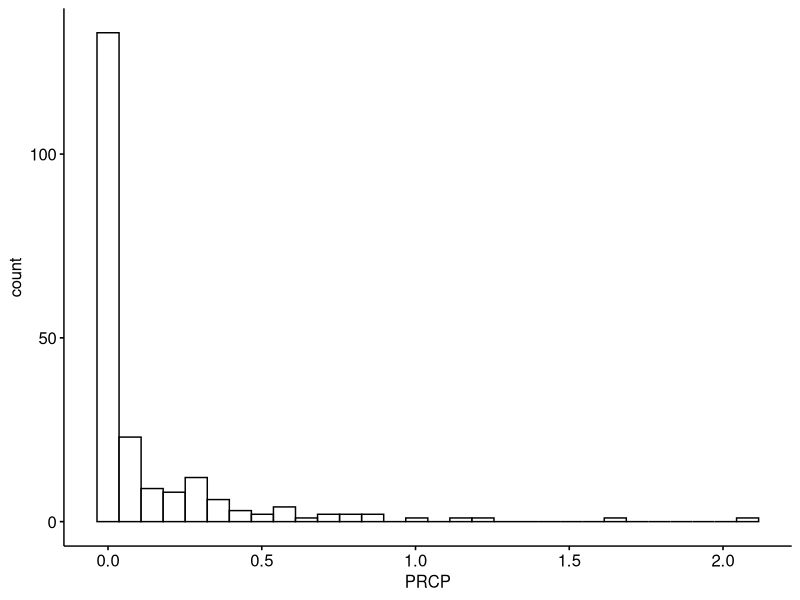
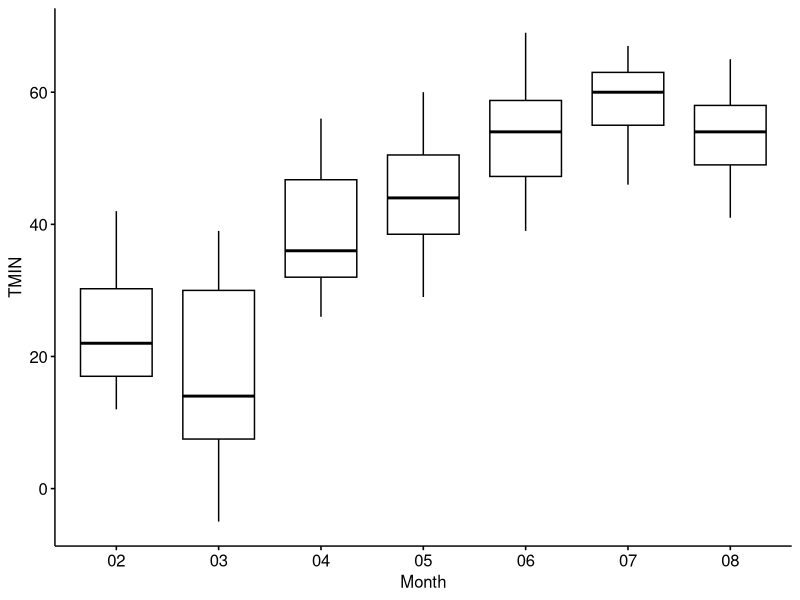

Write the R code that produced these figures, in order. (Note: this script raises an error after producing the figures.)
# First load the required libraries -------------------------------------------------------------------------
library(stringr)
library(ggpubr)
library(dplyr)

# Load the Ithaca weather data -------------------------------------------------------------------------
# The weather data comes from the Global Historical Climatology Network (NOAA National Climatic Data Center. http://doi.org/10.7289/V5D21VHZ )
IthacaWeatherData <- read.csv("data/BiodiversityAnalysis/Ithaca_weather_data.csv")

# Get unique values in the 'NAME' column
unique(IthacaWeatherData$NAME)

# Subset the data for Ithaca Cornell University
IthacaSubset <- subset(IthacaWeatherData, NAME == "ITHACA CORNELL UNIVERSITY, NY US")

# Display the first few rows of the subset
head(IthacaSubset)

# Split the 'DATE' column into Year, Month, Day, and Month_Day
# This line uses the 'str_split_fixed' function to split the 'DATE' column of the 'IthacaSubset' data frame into Year, Month, and Day components, using '-' as the delimiter. The result is stored in the 'DateSplit' variable as a matrix.
DateSplit <- str_split_fixed(IthacaSubset$DATE, pattern = '-', n = 3) 

# Assign the first column of the 'DateSplit' matrix (which contains the year) to a new column 'Year' in the 'IthacaSubset' data frame.
IthacaSubset$Year <- DateSplit[, 1] 

# Assign the third column of the 'DateSplit' matrix (which contains the day) to a new column 'Day' in the 'IthacaSubset' data frame.
IthacaSubset$Day <- DateSplit[, 3] 

# Assign the second column of the 'DateSplit' matrix (which contains the month) to a new column 'Month' in the 'IthacaSubset' data frame.
IthacaSubset$Month <- DateSplit[, 2] 

# Create a new column 'Month_Day' in the 'IthacaSubset' data frame by pasting together the 'Month' and 'Day' columns with an underscore '_' separator.
IthacaSubset$Month_Day <- paste(IthacaSubset$Month, IthacaSubset$Day, sep = '_') 

# Create a histogram of the weather variables
gghistogram(data = IthacaSubset, x = 'PRCP') 

# Create boxplots for TMIN and PRCP by Month
ggboxplot(data = IthacaSubset, x = 'Month', y = 'TMIN') 

# Read in the Sapsucker Woods annotation data -----------------------------
# Read the SSW annotations from a CSV file
SSWAnnotations <- read.csv("data/BiodiversityAnalysis/SSWannotations.csv")

# Extract the Month, Day, and Month_Day from the 'DATE' column and create new column
SSWAnnotations$DATE <- str_split_fixed(SSWAnnotations$Filename, pattern = '_', n = 4)[, 3]
SSWAnnotations$Month <- substr(SSWAnnotations$DATE, start = 5, stop = 6)
SSWAnnotations$Day <- substr(SSWAnnotations$DATE, start = 7, stop = 8)
SSWAnnotations$Month_Day <- paste(SSWAnnotations$Month, SSWAnnotations$Day, sep = '_')
SSWAnnotations$Hour <- substr(str_split_fixed(SSWAnnotations$Filename, pattern = '_', n = 4)[, 4],1,2)

# Display the first few rows and the number of rows in SSWAnnotations
head(SSWAnnotationsMergedDF)
nrow(SSWAnnotationsMergedDF)

# Get unique values in the 'Species.eBird.Code' column
unique(SSWAnnotationsMergedDF$Species.eBird.Code)

# Create a table to look at the number of observations by species
table(SSWAnnotationsMergedDF$Species.eBird.Code)

# Subset based on your species of interest --------------------------------

# Subset SSWAnnotations for a specific species (e.g., "blujay")
SSWAnnotationsSingleSpecies <- 
  subset(SSWAnnotationsMergedDF, Species.eBird.Code == "blujay")

# NOTE: the code below shows how you can subset for two species of interest
# SSWAnnotationsSingleSpecies <- subset(SSWAnnotationsMergedDF, Species.eBird.Code == "blujay"|Species.eBird.Code == "norcar")

# Display the first few rows of the subset
head(SSWAnnotationsSingleSpecies)

# Count the occurrences of the species by Month_Day
SSWAnnotationsSingleSpeciesTally <-  
  SSWAnnotationsSingleSpecies %>% count(Month_Day, Species.eBird.Code, .drop = FALSE)

SSWAnnotationsSingleSpeciesTally$n <- SSWAnnotationsSingleSpeciesTally$n/60

# Merge the species tally data with IthacaSubset based on Month_Day
SSWAnnotationsSingleSpeciesTallyMergedDF <- merge(SSWAnnotationsSingleSpeciesTally, IthacaSubset, by = 'Month_Day')

# Univariate plot
gghistogram(data=SSWAnnotationsSingleSpeciesTallyMergedDF,x='n')

# Bivariate plots
# Create scatter and boxplots for 'TMAX' and 'n' (count) by Month
ggscatter(data = SSWAnnotationsSingleSpeciesTallyMergedDF, x = 'TMAX', y = 'n', facet.by ='Species.eBird.Code' )
ggboxplot(data = SSWAnnotationsSingleSpeciesTallyMergedDF, x = 'Month', y = 'n', facet.by ='Species.eBird.Code')



